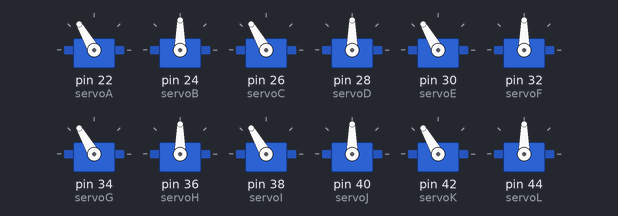
Recording of a sketch running on a simulated Arduino Mega 2560, built with avr-gcc and run on an emulated ATmega2560. Shown: 12 × servo.

Above: at 1.05 s.
At 2.0 s:
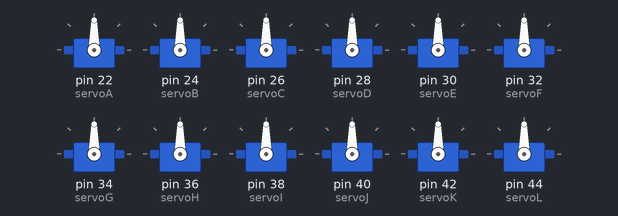
Timing chart, 0 to 4.0 s (numbered marks = the images above):
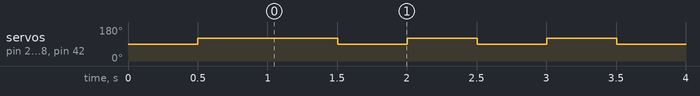

Measured:
- by itself, servo on pin 22 (servoA), servo on pin 26 (servoC), servo on pin 30 (servoE), servo on pin 34 (servoG), servo on pin 38 (servoI), servo on pin 42 (servoK): repeats every 1.0 s: 90° 0.50 s, 120° 0.50 s

The sketch:

jump.ino
```cpp
/*
jump
Hexapod servo placement
    front
  G-H   B-A
     \ /
  I-J---D-C
     / \
  K-L  F-E
    back
*/

//#include <Wire.h>
#include <Servo.h>

Servo servoA;
Servo servoB;
Servo servoC;
Servo servoD;
Servo servoE;
Servo servoF;
Servo servoG;
Servo servoH;
Servo servoI;
Servo servoJ;
Servo servoK;
Servo servoL;

//#include <Adafruit_PWMServoDriver.h>
/*
//パルス幅の範囲(単位:sec) pulse width range
//0.771msのpulseで0°
//2.193msのpulseで130°[要検証]
#define SERVO_PULSE_MIN_SEC 0.771
#define SERVO_PULSE_MAX_SEC 2.193

//サーボの可動範囲 servo moving range
#define SERVO_MIN_DEGREE  0
#define SERVO_MAX_DEGREE  130

//パルス幅の範囲(0から4096まで) pulse range(0 to 4096)
#define SERVO_MIN 0
#define SERVO_MAX 4096

//servo port
#define SERVO_A 0
#define SERVO_B 1
#define SERVO_C 2
#define SERVO_D 3
#define SERVO_E 4
#define SERVO_F 5
#define SERVO_G 6
#define SERVO_H 7
#define SERVO_I 8
#define SERVO_J 9
#define SERVO_K 10
#define SERVO_L 11*/

//入力された角度からパルス幅を求める
//input degree to pulse
/*double degree2Pulse( double degree ){
  double oneDigreePulse = ( SERVO_PULSE_MAX_SEC - SERVO_PULSE_MIN_SEC )
      / SERVO_MAX_DEGREE;
  double pulse = ( degree * oneDigreePulse ) + SERVO_PULSE_MIN_SEC;
  return pulse;
}*/

//入力された角度を反転する
//90°を反転の軸とする
//可動範囲的に、最小値を60、最大値を120とする
//ex.
//60->120
//61->119
//62->118
//...
//118->62
//119->61
//120->60
double degreeReverse( double degree ){
  int minDegree = 60;
  int maxDegree = 120;
  double reverse;

  if( degree < 90 ){
    reverse =  120 - ( degree - 60 );
  }
  else if( degree == 90 ){
    reverse =  degree;
  }
  else if( degree > 90 ){
    reverse = 180 - degree;
  }

  return reverse;
}

//Adafruitドライバの初期化
//Adafruit_PWMServoDriver pwm = Adafruit_PWMServoDriver();

/*void setServoPulse(uint8_t n, double pulse) {
  double pulselength;

  pulselength = 1000000;   // 1,000,000 us per second
  // 1秒は1000000マイクロ秒
  pulselength /= 55;   // 60 Hz
  Serial.print(pulselength); Serial.println(" us per period");
  pulselength /= 4096;  // 12 bits of resolution
  //分解能は12bit
  Serial.print(pulselength); Serial.println(" us per bit");
  pulse *= 1000;
  pulse /= pulselength;
  Serial.println(pulse);
  pwm.setPWM(n, 0, pulse);
}*/

void setup(void){

  servoA.attach(22 , 771 , 2739 );
  servoB.attach(24 , 771 , 2739 );
  servoC.attach(26 , 771 , 2739 );
  servoD.attach(28 , 771 , 2739 );
  servoE.attach(30 , 771 , 2739 );
  servoF.attach(32 , 771 , 2739 );
  servoG.attach(34 , 771 , 2739 );
  servoH.attach(36 , 771 , 2739 );
  servoI.attach(38 , 771 , 2739 );
  servoJ.attach(40 , 771 , 2739 );
  servoK.attach(42 , 771 , 2739 );
  servoL.attach(44 , 771 , 2739 );

  servoA.write(90);
  servoB.write(90);
  servoC.write(90);
  servoD.write(90);
  servoE.write(90);
  servoF.write(90);
  servoG.write(90);
  servoH.write(90);
  servoI.write(90);
  servoJ.write(90);
  servoK.write(90);
  servoL.write(90);
  delay(500);

  //servoL.write(120);

  servoA.write(120);
  servoC.write(120);
  servoE.write(120);
  servoG.write(120);
  servoI.write(120);
  servoK.write(120);
  delay(500);

}

void loop(){

  double degreetemp;
  double tmp;
  int delaysec = 500;

  ////////  up down /////////
  tmp = 120;
  servoA.write(tmp);
  servoC.write(tmp);
  servoE.write(tmp);
  servoG.write(tmp);
  servoI.write(tmp);
  servoK.write(tmp);
  delay(delaysec);

  tmp = 90;
  servoA.write(tmp);
  servoC.write(tmp);
  servoE.write(tmp);
  servoG.write(tmp);
  servoI.write(tmp);
  servoK.write(tmp);
  delay(delaysec);
  ////////  up down end//////
}
```
